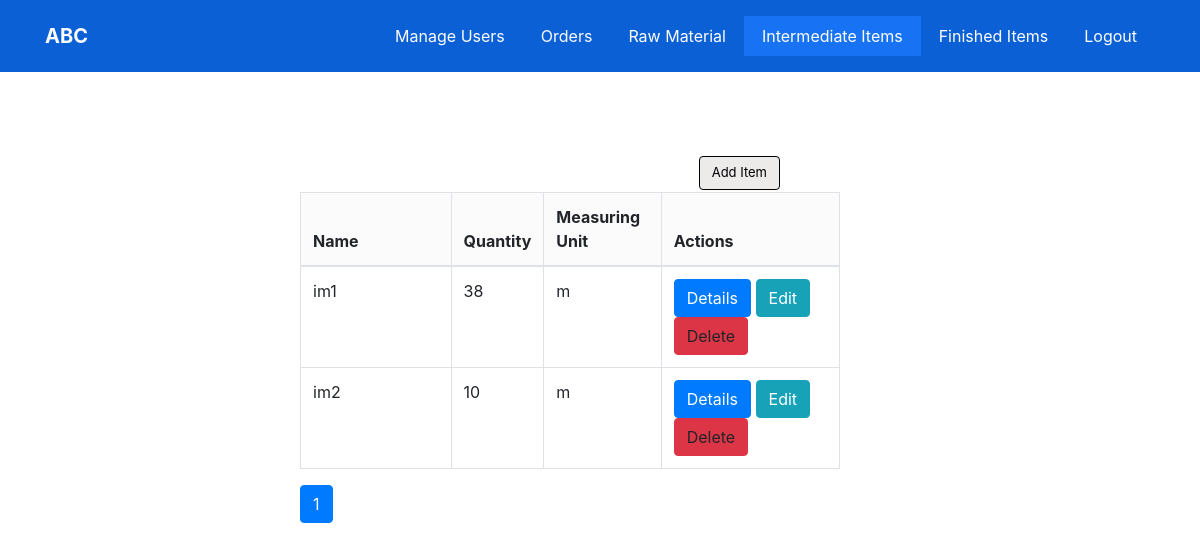
/pages/admin_intermediate_items/admin_intermediate_items.php (signed in), run on the app's committed database.
### tables this page shows
CREATE TABLE `intermediate_items` (
  `im_id` int(11) UNSIGNED NOT NULL,
  `name` varchar(100) NOT NULL,
  `quantity` int(11) NOT NULL DEFAULT '0',
  `measuring_unit` varchar(20) NOT NULL
);

### config/intermediate.php (called while the page is built, shortened)
<?php
	class Intermediate implements Items
	{
		private $conn;
		public function __construct($connection)
		{
			$this->conn = $connection;
		}
		public function readAll($from_record_num, $records_per_page)
		{
			$query = "SELECT
						*
					FROM
						intermediate_items
					ORDER BY
						name ASC
					LIMIT
						{$from_record_num}, {$records_per_page}";
			$result = $this->conn->query( $query );
			return $result;
		}
	}
?>

### pages/admin_intermediate_items/admin_intermediate_items.php (the view, shortened to what this page needs)
<!DOCTYPE html>
<html>
<head>
    <link rel="stylesheet" href="assets/bootstrap/css/bootstrap.min.css">
    <link rel="stylesheet" href="assets/css/Navigation-Clean.css">
    <link rel="stylesheet" href="assets/css/styles.css">
</head>
<?php
	require_once("../../config/intermediate.php");
	$database = new Database();
	$conn = $database->getConnection();
	$im = new Intermediate($conn);
	$page = isset($_GET['page']) ? $_GET['page'] : 1;
	$records_per_page = 5;
	$from_record_num = ($records_per_page * $page) - $records_per_page + 1;
	$result = $im->readAll($from_record_num, $records_per_page + 1);
	$num = $result->num_rows;
?>
<body style="background-color:transparent;">
    <div>
        <nav class="navbar navbar-light navbar-expand-md navigation-clean" style="background-color:#0b60d6;">
            <div class="container"><a class="navbar-brand" href="#" style="color:rgb(254,254,254);">ABC</a>
				<div class="collapse navbar-collapse" id="navcol-1">
                    <ul class="nav navbar-nav ml-auto">
                        <li class="nav-item" role="presentation"><a class="nav-link" href="../admin_manage_users/admin_manage_users.php" style="color:rgb(254,254,254);">Manage Users</a></li>
                        <li class="nav-item" role="presentation"><a class="nav-link" href="../admin_orders/admin_orders.php" style="color:rgb(251,251,252);">Orders</a></li>
						<li class="nav-item" role="presentation"><a class="nav-link" href="../admin_raw_material/admin_raw_material.php" style="color:rgb(253,253,253);">Raw Material</a></li>
						<li class="nav-item" role="presentation" style="background-color:#1773f3;"><a class="nav-link" href="../admin_intermediate_items/admin_intermediate_items.php" style="color:rgb(255,255,255);">Intermediate Items</a></li>
                        <li class="nav-item" role="presentation"><a class="nav-link" href="../admin_finished_items/admin_finished_items.php" style="color:rgb(254,254,254);">Finished Items</a></li>
						<li class="nav-item" role="presentation"><a class="nav-link" href="../logout/logout.php" style="color:rgb(254,254,254);">Logout</a></li>
                    </ul>
            	</div>
    		</div>
    	</nav>
    </div>
	<a href="create_item.php" class="btn btn-default" style="float:right;color:rgb(2,2,2);background-color:#edeaea;margin:7% 35% 0px;border-color:black;font-size:13px;">Add Item</a>
	<div class="table-responsive" style="width:45%;margin:10% 25% 0px;">
		<?php
			if($num > 0)
			{
				echo("<table class='table table-hover table-responsive table-bordered' style='width:100%;'>
						<thead>
							<tr style='background-color:rgba(237,234,234,0.2);'>
								<th style='width:30%;'>Name</th>
								<th style='width:10%;'>Quantity</th>
								<th style='width:22%;'>Measuring Unit</th>
								<th style='width:35%;'>Actions</th>
							</tr>
						</thead>
						<tbody>");
				while ($row = $result->fetch_array(MYSQLI_NUM))
				{
					echo("<tr>");
						echo("<td>". $row[1]. "</td>");
						echo("<td>". $row[2]. "</td>");
						echo("<td>". $row[3]. "</td>");
						echo("<td>");
							echo("<a href='read_item.php?id={$row[0]}' class='btn btn-primary left-margin'>");
								echo("<span class='glyphicon glyphicon-list'></span> Details");
							echo("</a>");
							echo("<a href='update_item.php?id={$row[0]}' class='btn btn-info'>");
								echo("<span class='glyphicon glyphicon-edit'></span> Edit");
							echo("</a>");
							echo("<a delete-id='{$row[0]}' class='btn btn-danger delete-object'>");
								echo("<span class='glyphicon glyphicon-remove'></span> Delete");
							echo("</a>");
						echo("</td>");
					echo("</tr>");
				}
				echo("</tbody></table>");
				include_once('paging.php');
			}
			else
			{
				echo "<div class='alert alert-info'>No item found.</div>";
			}
		?>
	</div>
</body>
</html>

### pages/admin_intermediate_items/assets/css/Navigation-Clean.css (style rules this page uses)
.navigation-clean { background:#fff; padding-top:.75rem; padding-bottom:.75rem; color:#333; border-radius:0; box-shadow:none; border:none; margin-bottom:0; }
@media (min-width:768px) { .navigation-clean { padding-top:1rem; padding-bottom:1rem; } }
.navigation-clean .navbar-brand { font-weight:bold; color:inherit; }
.navigation-clean .navbar-collapse, .navigation-clean .form-inline { border-top-color:#ddd; }
.navigation-clean.navbar .navbar-nav .nav-link { padding-left:18px; padding-right:18px; }
.navigation-clean.navbar-light .navbar-nav .nav-link { color:#465765; }

### data on the page
intermediate_items: name "im1", quantity "38", measuring_unit "m"
intermediate_items: name "im2", quantity "10", measuring_unit "m"
